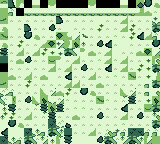

A level layout from a 2D game, rendered from its tile map. Below: a short description, then the map file with its tile-grid data intact:
An orthogonal 20x18 tile map with 8x8 px tiles, 1 tile layer (Tile Layer 1).

<map version="1.0" tiledversion="1.0.3" orientation="orthogonal" renderorder="right-down" width="20" height="18" tilewidth="8" tileheight="8" nextobjectid="1">
 <tileset firstgid="1" source="basic_tileset.tsx" />
 <layer name="Tile Layer 1" width="20" height="18">
  <data encoding="csv">
100,95,102,116,82,116,83,116,116,116,116,83,116,116,116,82,116,51,63,64,
49,112,119,99,99,99,99,99,99,99,99,99,99,99,99,99,99,85,81,19,
66,18,18,18,18,18,18,61,18,18,18,18,1,18,18,20,18,18,18,75,
64,1,18,61,18,18,62,18,1,18,18,18,59,18,18,20,59,18,18,26,
65,18,18,63,64,18,18,67,86,87,33,18,18,18,19,18,59,60,20,112,
64,18,59,18,18,20,67,90,54,52,57,18,62,60,18,1,18,18,18,63,
80,18,20,18,20,59,56,108,88,89,16,81,18,20,1,18,18,81,67,87,
94,18,81,62,18,18,50,16,18,20,18,18,19,20,19,20,18,18,56,15,
114,18,18,18,18,18,20,18,20,18,62,18,18,60,18,20,18,59,56,29,
49,81,18,20,18,81,1,18,60,18,18,20,18,18,19,18,65,18,56,46,
66,18,18,59,18,18,18,18,20,20,18,18,81,18,18,18,18,18,73,91,
7,8,18,18,18,21,22,81,59,18,63,64,18,18,18,21,22,18,73,71,
24,97,18,62,21,52,72,22,19,18,18,18,65,19,18,38,39,18,56,52,
41,42,18,18,38,55,52,39,18,19,19,18,18,18,18,60,18,18,50,88,
58,59,18,20,18,38,39,18,18,81,18,18,62,18,18,20,18,62,18,9,
1,63,64,18,18,18,78,7,77,18,18,18,18,18,18,19,18,18,18,23,
60,1,1,78,10,11,26,27,94,18,18,20,18,6,76,8,78,79,8,112,
78,10,8,23,24,25,43,44,45,1,1,1,62,23,24,25,26,27,28,49
</data>
 </layer>
</map>